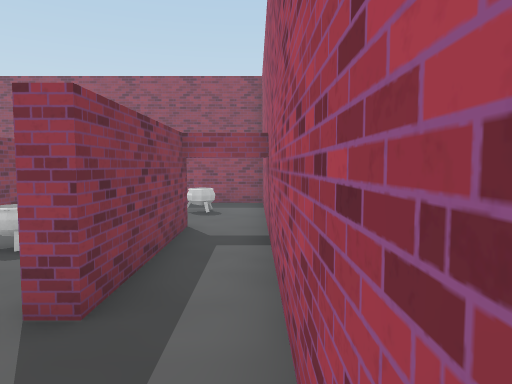
[1] (above)

24 first-person views from a walk through a scene from a Unity 3-D project. The camera is 1.3 m above the floor, tilts 4° down and sees 70° across. The floor is counted in squares, 2 m on a side. Each view is taken from the middle of a square. On the plan, view 1 faces up. The plan holds only what a view shows up to about 11 squares ahead; the rest is blank. The place goes on beyond the plan. The player character is not drawn. Some animated figures are not drawn.

[2]
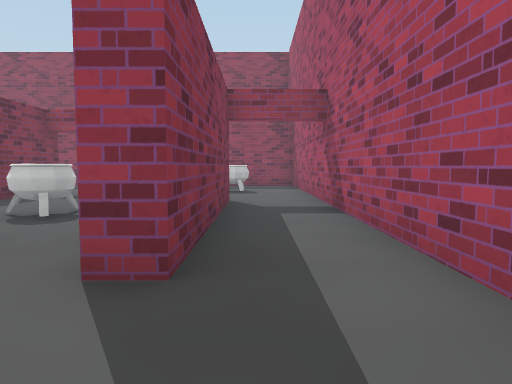

[3]
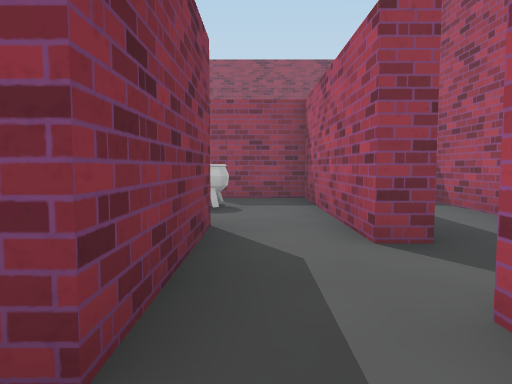

[4]
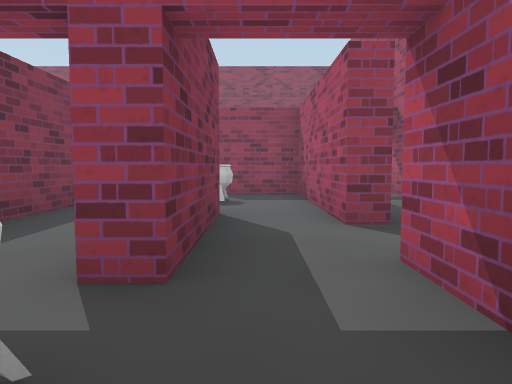

[5]
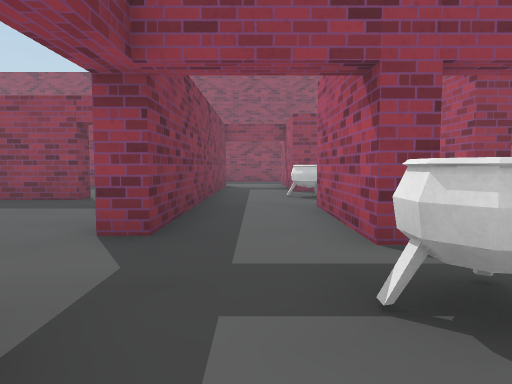

[6]
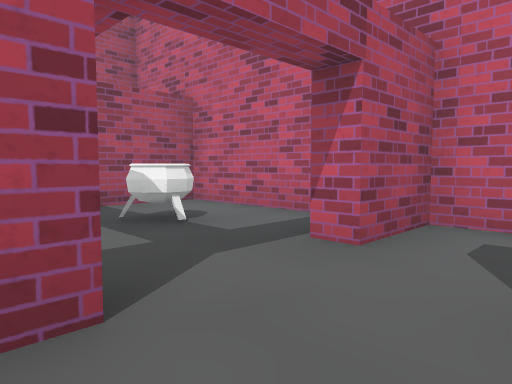

[7]
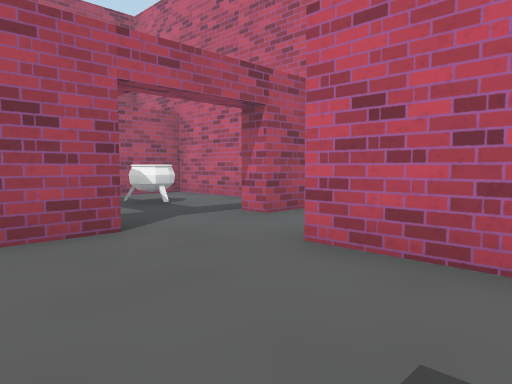

[8]
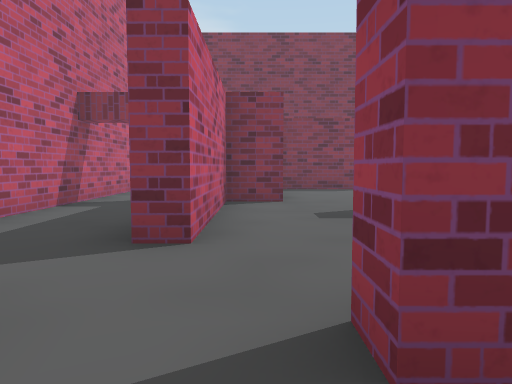

[9]
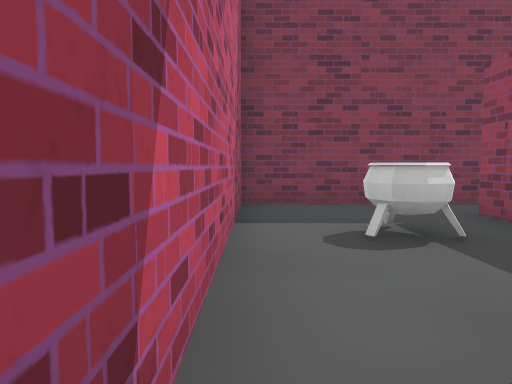

[10]
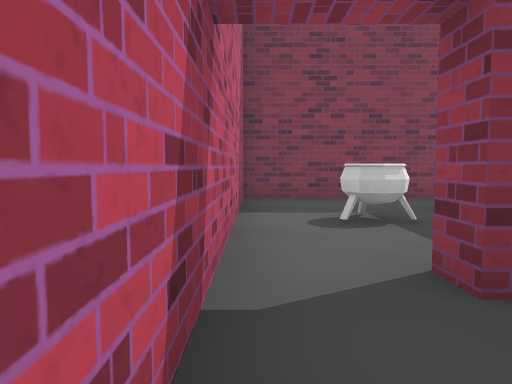

[11]
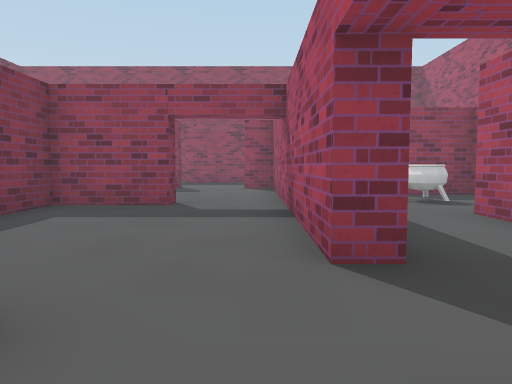

[12]
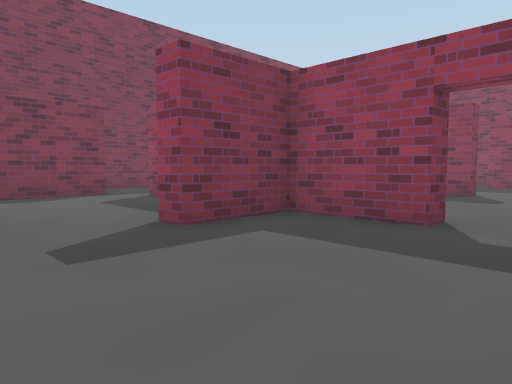

[13]
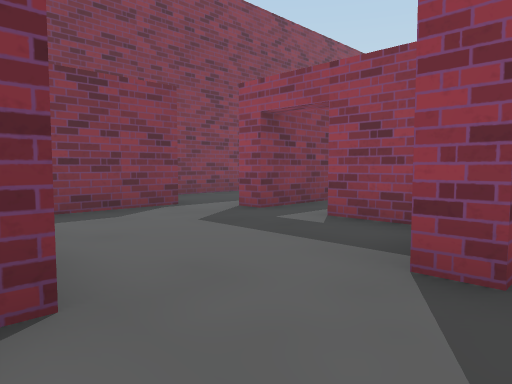

[14]
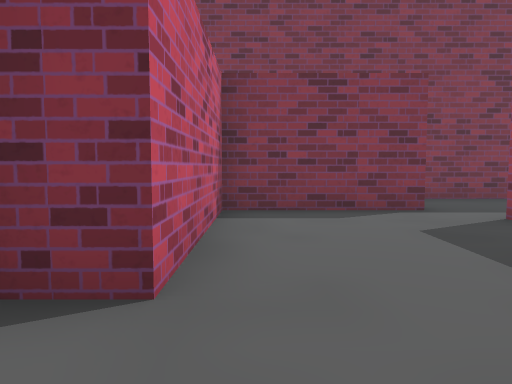

[15]
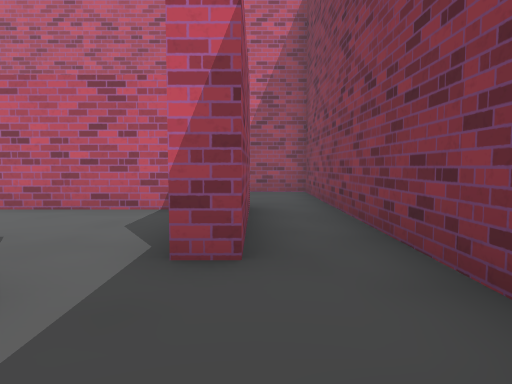

[16]
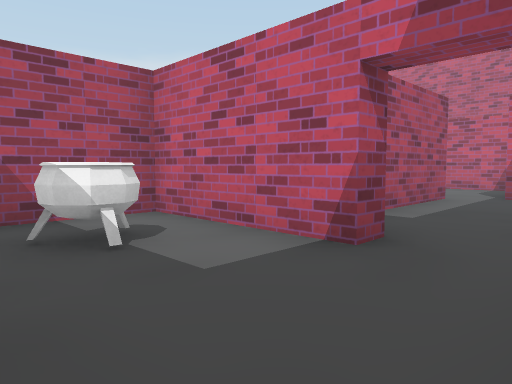

[17]
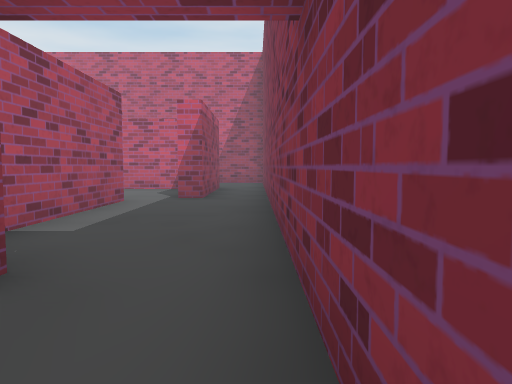

[18]
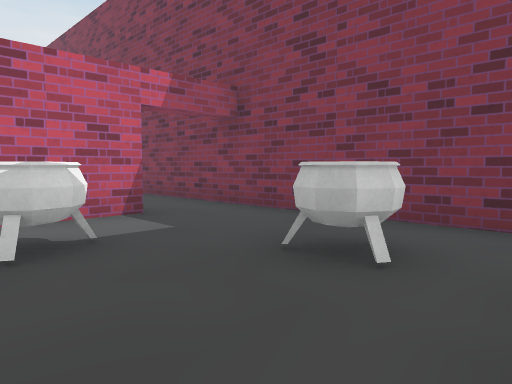

[19]
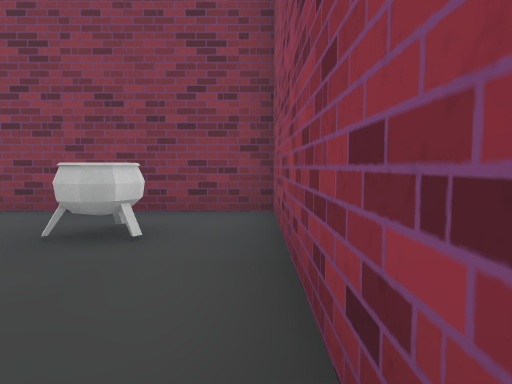

[20]
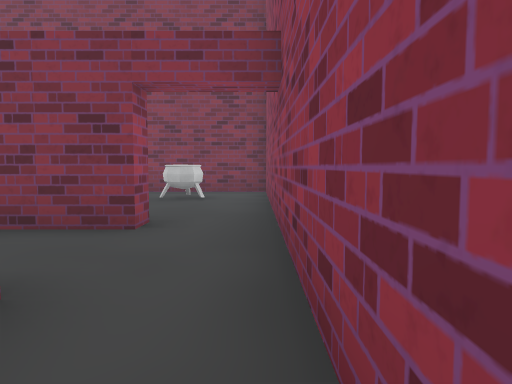

[21]
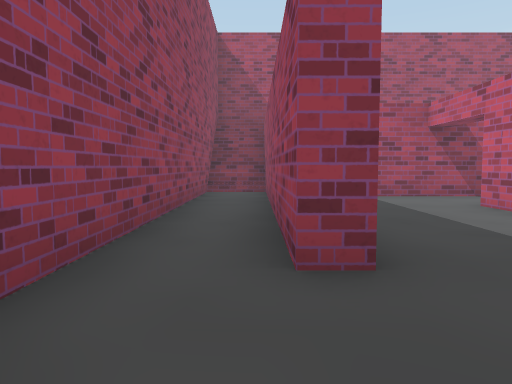

[22]
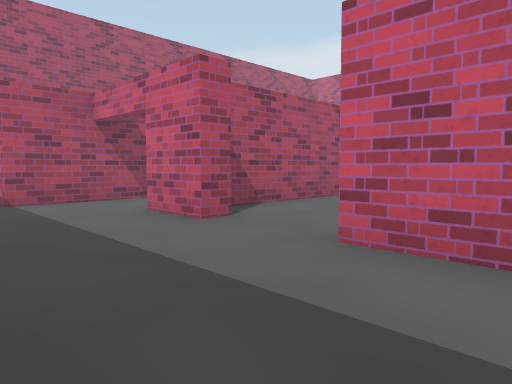

[23]
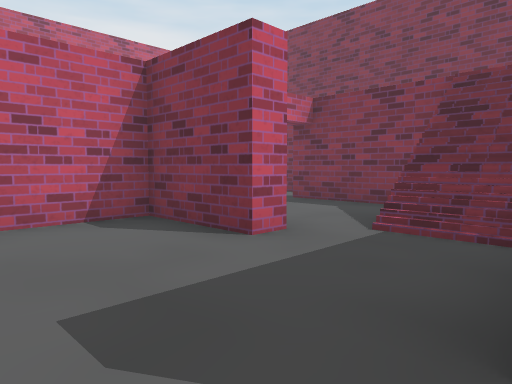

[24]
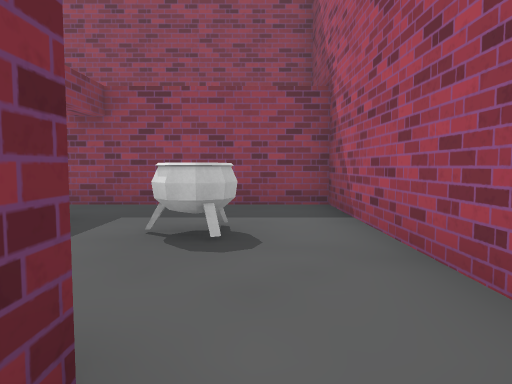

### Floor plan
Key: @ floor where view 1 was taken; # wall or solid block; x gap in a wall; . main floor; : floor 4 m higher than the main floor; / step, stairs or slope; O other object.
Columns run from 18 left of view 1 to 1 right of it. Each row starts with its distance up from view 1.
 16 ###################
 15 #...............// #
 14 #.OO../.........// #
 13 #..O..:....      /.#
 12 #...O.:............#
 11 #.....:.......#.OO.#
 10 #..:/::::..##.#.O..#
  9 #...///.....#.#....#
  8 #... //.....#.###..#
  7 #... ..#....#...#..#
  6 #... ..#....#.O.#..#
  5 #.....####..#...#..#
  4 #.#....#....#.#.#..#
  3 #.#.........#.#....#
  2 #.#.........#.#....#
  1 #.#####.......x.:. #
  0 #...O.####....O.  @#
 -1 #..OO.......#.../  #
 -2 #......... .#....  #
 -3 #########  ########

Positions as (right, up) in squares from view 1, and headings:
1: (0, 0), facing up
2: (-1, 1), facing up
3: (-3, 0), facing up
4: (-3, -1), facing up
5: (-5, -2), facing up
6: (-8, 2), facing down-right
7: (-10, 3), facing down-right
8: (-5, 1), facing left
9: (-11, -2), facing left
10: (-10, -2), facing left
11: (-7, -1), facing up
12: (-7, 1), facing up-left
13: (-10, 1), facing up-left
14: (-10, 2), facing left
15: (-16, 7), facing down
16: (-17, 13), facing down-right
17: (-17, 12), facing down
18: (-13, 15), facing down-left
19: (-12, 15), facing left
20: (-8, 15), facing left
21: (-12, 14), facing right
22: (-11, 13), facing down-right
23: (-8, 10), facing down-left
24: (-1, 7), facing up
